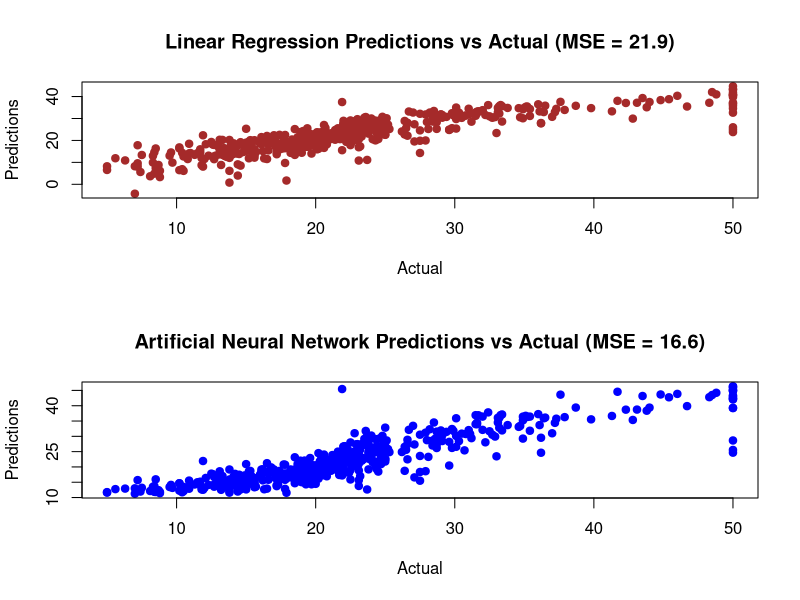

This figure's R source:
# Example 2: Create a ANN for prediction

# We give a brief example of regression with neural networks and comparison with
# multivariate linear regression. The data set is housing data for 506 census tracts of
# Boston from the 1970 census. The goal is to predict median value of owner-occupied homes.

# Load the data and inspect the range (which is 1 - 50)
library(mlbench)
data(BostonHousing)
summary(BostonHousing$medv)

# Build the multiple linear regression model
lm.fit <- lm(medv ~ ., data = BostonHousing)
lm.predict <- predict(lm.fit)

# Calculate the MSE and plot
mean((lm.predict - BostonHousing$medv)^2) # MSE = 21.89483
par(mfrow = c(2,1))
plot(BostonHousing$medv, lm.predict, main = "Linear Regression Predictions vs Actual (MSE = 21.9)", 
     xlab = "Actual", ylab = "Predictions", pch = 19, col = "brown")

# Build the feed-forward ANN (w/ one hidden layer)
library(nnet)        # For Neural Network
nnet.fit <- nnet(medv/50 ~ ., data = BostonHousing, size = 2) # scale inputs: divide by 50 to get 0-1 range
nnet.predict <- predict(nnet.fit)*50 # multiply 50 to restore original scale

# Calculate the MSE and plot 
mean((nnet.predict - BostonHousing$medv)^2) # MSE = 16.56974
plot(BostonHousing$medv, nnet.predict, main = "Artificial Neural Network Predictions vs Actual (MSE = 16.6)",
     xlab = "Actual", ylab = "Predictions", pch = 19, col = "blue")

# Next, we use the function train() from the package caret to optimize the ANN 
# hyperparameters decay and size, Also, caret performs resampling to give a better 
# estimate of the error. We scale linear regression by the same value, so the error 
# statistics are directly comparable.

library(mlbench)
data(BostonHousing)
library(caret)

# Optimize the ANN hyperpameters and print the results
mygrid <- expand.grid(.decay = c(0.5, 0.1), .size = c(4, 5, 6))
nnet.fit2 <- train(medv/50 ~ ., data = BostonHousing, method = "nnet", maxit = 1000, 
                 tuneGrid = mygrid, trace = FALSE)
print(nnet.fit2)

# Scale the linear regression and print the results
lm.fit2 <- train(medv/50 ~ ., data = BostonHousing, method = "lm") 
print(lm.fit2)
